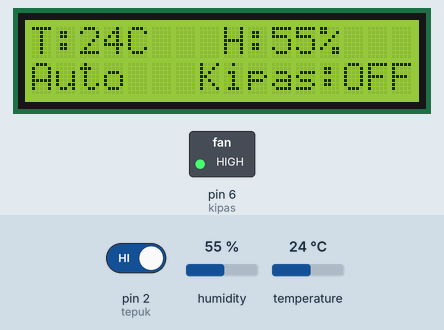
Simulated run of this sketch. Board: Arduino Uno, built with avr-gcc and run on an emulated ATmega328P. On the bench: 16×2 character LCD, switched loads named in the sketch (green lamp = pin HIGH). The test bench sets the inputs (shaded band); at power-on: pin 2 (tepuk) HIGH, humidity 55 %, temperature 24 °C. What the sketch prints to the serial monitor is not drawn.

Above: at 1.2 s.
1.3 s: pin 2 (tepuk) driven LOW
At 1.7 s:
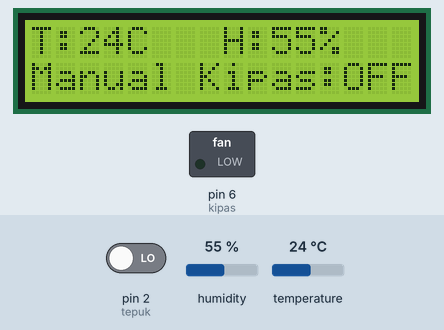
4.3 s: humidity set to 22 %
At 6.7 s:
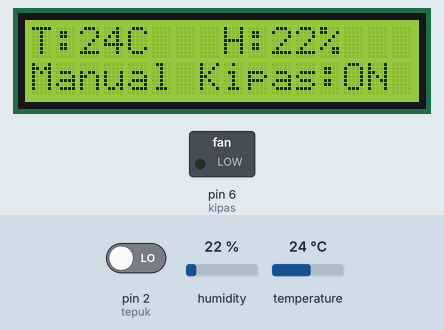
7.0 s: temperature set to 12 °C
At 9.0 s:
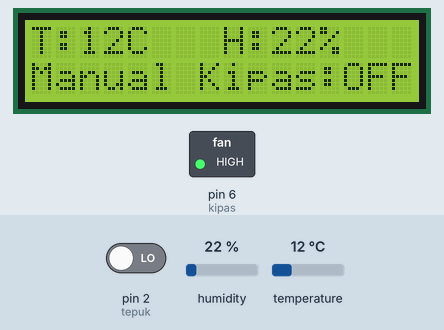
10.0 s: humidity set to 40 %
At 12.7 s:
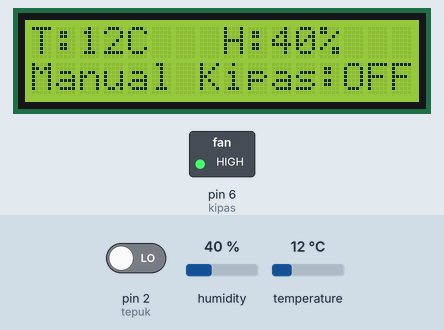
13.0 s: temperature set to 19 °C
At 15.1 s:
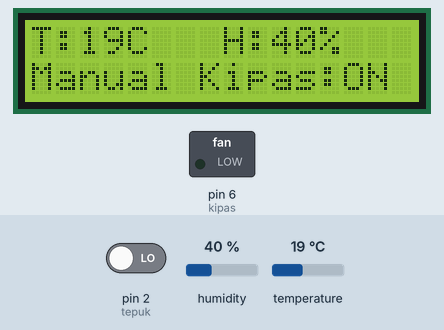
16.0 s: pin 2 (tepuk) driven HIGH
At 16.0 s:
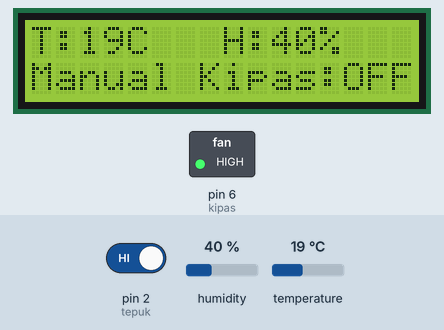
Timing chart, 0 to 19.0 s (numbered marks = the images above; inputs shaded):
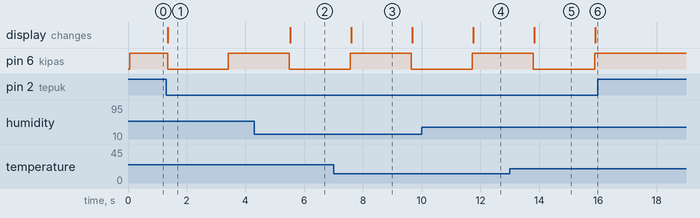

Measured:
- after the input at 1.3 s, pin 6 (kipas): HIGH → LOW after 0.06 s, → HIGH 2.1 s later; the display: changes after 0.06 s (image 1)
- after the input at 4.3 s, the display: changes after 1.2 s (image 2)
- after the input at 7.0 s, the display: changes after 0.60 s (image 3)
- after the input at 10.0 s, the display: changes after 1.8 s (image 4)
- after the input at 13.0 s, the display: changes after 0.83 s (image 5)
- after the input at 16.0 s, pin 6 (kipas): stops changing and stays HIGH
- what the display in image 3 shows lasts 2.1 s, from 7.6 s to 9.7 s

The sketch:

mas_dapa.ino
```cpp
#include <Adafruit_Sensor.h>
#include <DHT.h>
#include <DHT_U.h>
#include <Wire.h>
#include <LiquidCrystal_I2C.h>

#define kipas      6
#define DHTPIN     4
#define tepuk      2
#define DHTTYPE    DHT11

DHT dht(DHTPIN, DHTTYPE);
LiquidCrystal_I2C lcd(0x27, 16, 2);

int data = 1;
int sumuk = 1;
int modenyaApa = 0;
unsigned long lastTime;
unsigned long lastWaktu;
int t;
int h;
String mode [2] = {"Auto  ", "Manual"};
String nyala [2] = {"ON ", "OFF"};

void setup() {
  Serial.begin(9600);
  dht.begin();
  lcd.begin();
  lcd.backlight();
  pinMode(kipas, OUTPUT);
  pinMode(tepuk, INPUT);
  digitalWrite(kipas, sumuk);
  data=0;
  lastWaktu = millis();
  h = dht.readHumidity();
  t = dht.readTemperature();
}

void loop() {
  tampil();

  if(t >= 28) {
    sumuk = 0;
  }

  if(t < 28)  {
    sumuk = 1;
  }

  digitalWrite(kipas, sumuk);

  if((digitalRead(tepuk)) == 0) {
    modenyaApa = 1;
    lcd.clear();
    tampil();
    sumuk =! sumuk;
    digitalWrite(kipas, sumuk);
    delay(2000);
    lastTime = millis();
    Serial.println(lastTime);
    Serial.println(millis());
    Serial.println("");
    while((millis() - lastTime) <= 30000) {
      tampil();
      if((digitalRead(tepuk)) == 0) {
        sumuk =! sumuk;
        digitalWrite(kipas, sumuk);
        tampil();
        delay(2000);
      }
    }
    modenyaApa = 0;
  }
}

void tampil() {
  if((millis()-lastWaktu) > 2000) {
    h = dht.readHumidity();
    t = dht.readTemperature();
  }
  lastWaktu = millis();
  Serial.print(F("Humidity: "));
  Serial.print(h);
  Serial.print(F("%  Temperature: "));
  Serial.print(t);
  Serial.println(F("°C "));

  lcd.setCursor(0,0);
  lcd.print("T:");
  lcd.print(t);
  lcd.print("C ");
  lcd.setCursor(8,0);
  lcd.print("H:");
  lcd.print(h);
  lcd.print("%");

  lcd.setCursor(0,1);
  lcd.print(mode[modenyaApa]);
  lcd.setCursor(7,1);
  lcd.print("Kipas:");
  lcd.print(nyala[sumuk]);
}
```
